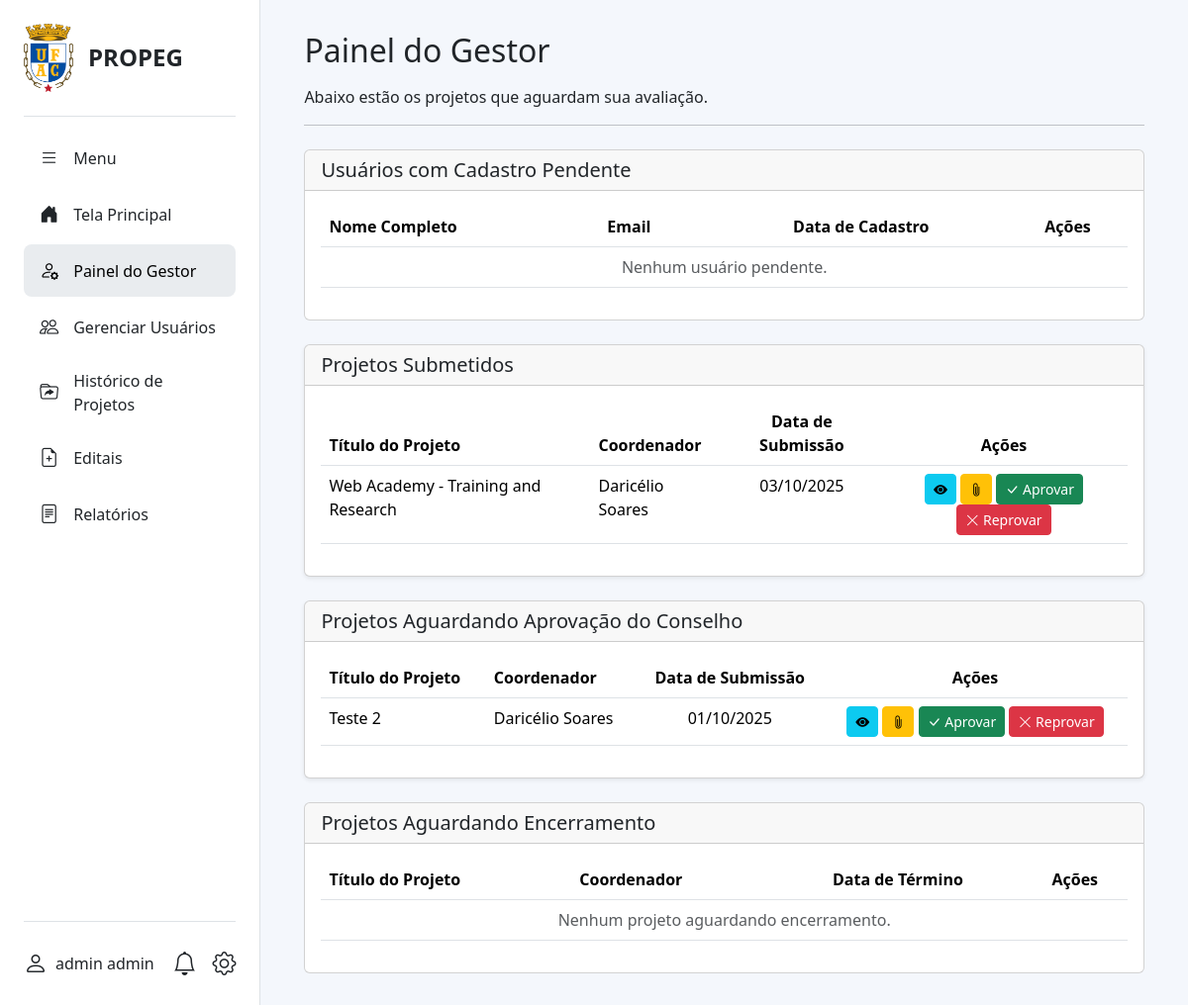
Page /projetos/gestor/dashboard/ (signed in) on the earlier database version.
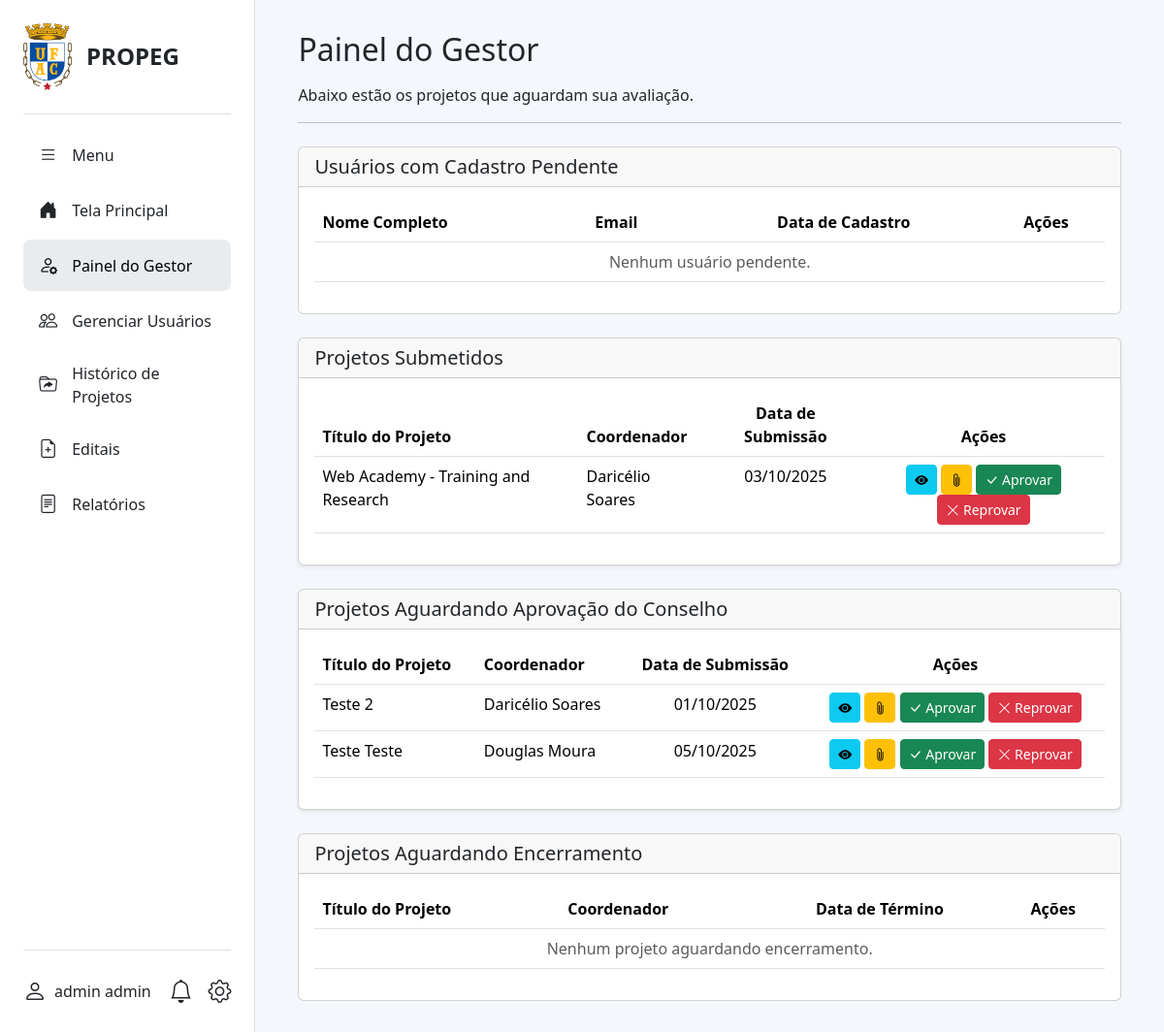
Same page on the later database version.
### projetos_institucionais/models.py (models this page shows, shortened)
class Projeto(models.Model):
    STATUS_CHOICES = [
        ('rascunho', 'Rascunho'),
        ('submetido', 'Submetido'),
        ('aguardando_conselho', 'Aguardando aprovação do conselho'),
        ('aprovado', 'Aprovado'),
        ('reprovado', 'Reprovado'),
        ('em_andamento', 'Em andamento'),
        ('aguardando_encerramento', 'Aguardando Encerramento'),
        ('encerrado', 'Encerrado'),
    ]
    titulo = models.CharField(max_length=255, blank=True, null=True)
    descricao = models.TextField(verbose_name="Descrição", blank=True, null=True)
    resumo = models.TextField(blank=True, null=True)
    introducao = models.TextField(verbose_name="Introdução", blank=True, null=True)
    objetivos = models.TextField(blank=True, null=True)
    metodologia = models.TextField(blank=True, null=True)
    resultados = models.TextField(blank=True, null=True)
    referencias = models.TextField(blank=True, null=True)
    data_inicio = models.DateField(verbose_name="Data de Início", blank=True, null=True)
    data_fim = models.DateField(verbose_name="Data de Fim", blank=True, null=True)
    status = models.CharField(max_length=30, choices=STATUS_CHOICES, default='rascunho')
    valor_fomento = models.DecimalField(max_digits=10, decimal_places=2, null=True, blank=True)
    etica_obrigatoria = models.BooleanField(default=False, verbose_name="Envolve Aspectos Éticos?", blank=True, null=True)
    eh_docente = models.BooleanField(default=False, verbose_name="É docente?", blank=True, null=True)
    eh_pesquisador = models.BooleanField(default=False, verbose_name="É pesquisador?", blank=True, null=True)
    eh_pesquisador_visitante = models.BooleanField(default=False, verbose_name="É pesquisador visitante?", blank=True, null=True)
    coordenador = models.ForeignKey(
        settings.AUTH_USER_MODEL,
        on_delete=models.PROTECT,
        related_name='projetos_coordenados'
    )
    curso = models.ForeignKey(
        CursoGraduacao,
        on_delete=models.SET_NULL,
        null=True,
        blank=True,
        verbose_name="Curso de Graduação"
    )
    centro_lotacao = models.ForeignKey(
        CentroLotacao,
        on_delete=models.PROTECT,
        verbose_name="Centro de Lotação",
        null=True,
        blank=True,
    )
    agencia_financiadora = models.ForeignKey(
        AgenciaFinanciadora,
        on_delete=models.SET_NULL,
        null=True,
        blank=True,
        verbose_name="Agência Financiadora"
    )
    tipo_etica = models.ForeignKey(
        TipoEtico,
        on_delete=models.SET_NULL,
        null=True,
        blank=True,
        verbose_name="Tipo Ético"
    )
    ods = models.ManyToManyField(ODS, blank=True)
    grupos_pesquisa = models.ManyToManyField(
        GrupoPesquisa,
        blank=True,
        verbose_name="Grupos de Pesquisa"
    )
    alunos = models.ManyToManyField(
        settings.AUTH_USER_MODEL,
        through='EquipeProjeto',
        related_name='projetos_participados',
        blank=True
    )
    participa_pos_graduacao = models.BooleanField(default=False, blank=True, null=True, verbose_name="Participa de Programa de Pós-Graduação?")
    programa_pos = models.ForeignKey(
        'ProgramaPos',
        on_delete=models.SET_NULL,
        null=True,
        blank=True,
        verbose_name="Programa de Pós-Graduação"
    )
    palavras_chave = models.CharField(max_length=255, blank=True, null=True, help_text="Separe por vírgulas. Ex.: Tecnologia, Educação, Web")
    parcerias = models.TextField(blank=True, null=True)
    imagem_capa = models.ImageField(
        upload_to='projetos_capas/',
        null=True,
        blank=True,
        verbose_name="Imagem de Capa",
    )
    edital = models.ForeignKey(
        Edital,
        on_delete=models.SET_NULL,
        null=True,
        blank=True,
        related_name='projetos',
        verbose_name="Edital Vinculado"
    )
    class Meta:
        ordering = ['-data_inicio']
        verbose_name = "Projeto"
        verbose_name_plural = "Projetos"

class Usuario(AbstractUser):
    PERFIL_CHOICES = (
        ('coordenador', 'Coordenador'),
        ('aluno', 'Aluno'),
        ('gestor', 'Gestor'),
    )
    STATUS_CHOICES = (
        ('pendente', 'Pendente'),
        ('ativo', 'Ativo'),
        ('inativo', 'Inativo'),
    )
    status = models.CharField(
        max_length=20,
        choices=STATUS_CHOICES,
        default='pendente',
        verbose_name='Status',
    )
    USERNAME_FIELD = 'cpf'
    REQUIRED_FIELDS = ['username', 'first_name', 'last_name', 'email']
    cpf = models.CharField(max_length=14, unique=True, verbose_name="CPF")
    email = models.EmailField(unique=True)
    telefone = models.CharField(max_length=20, blank=True, null=True)
    perfil = models.CharField(max_length=20, choices=PERFIL_CHOICES)
    regime_trabalho = models.CharField(max_length=3, blank=True, null=True, verbose_name="Regime de Trabalho")
    is_active = models.BooleanField(default=False, verbose_name="Ativo", help_text="Marque esta opção para ativar a conta do usuário.")
    curso = models.ForeignKey(
        'CursoGraduacao',
        on_delete=models.SET_NULL,
        null=True,
        blank=True,
        verbose_name="Curso de Graduação",
    )
    endereco = models.OneToOneField(
        'Endereco',
        on_delete=models.SET_NULL,
        null=True,
        blank=True
    )
    titulacao = models.ForeignKey(
        'Titulacao',
        on_delete=models.SET_NULL,
        null=True,
        blank=True,
        verbose_name="Titulação"
    )
    centro_lotacao = models.ForeignKey(
        'CentroLotacao',
        on_delete=models.SET_NULL,
        null=True,
        blank=True,
        verbose_name="Centro de Lotação"
    )
    objects = UsuarioManager()

class Anexo(models.Model):
    TIPO_ANEXO_CHOICES = (
        ('comite_etica', 'Aprovação do Comitê de Ética'),
        ('cronograma', 'Cronograma'),
        ('imagens', 'Figuras, Imagens, etc.'),
        ('projeto_completo', 'Projeto Completo'),
        ('comprovante_aprovacao', 'Comprovante de Aprovação (Gestor)'),
        ('relatorio_submissao', 'Relatório de Submissão (Automático)'),
        ('outro', 'Outro'),
    )
    projeto = models.ForeignKey(
        Projeto,
        on_delete=models.CASCADE,
        related_name='anexos'
    )
    tipo_anexo = models.CharField(
        max_length=50,
        choices=TIPO_ANEXO_CHOICES,
        verbose_name="Tipo de Anexo"
    )
    arquivo = models.FileField(
        upload_to='anexos/%Y/%m/',
        verbose_name="Arquivo"
    )
    descricao = models.CharField(max_length=255, blank=True, null=True, verbose_name="Descrição")
    data_upload = models.DateTimeField(auto_now_add=True)
    class Meta:
        verbose_name = "Anexo"
        verbose_name_plural = "Anexos"

### projetos_institucionais/views.py (the view)
# urls.py: path('gestor/dashboard/', views.gestor_dashboard, name='gestor_dashboard'),
@login_required
@gestor_required
def gestor_dashboard(request):
    projetos_pendentes = Projeto.objects.filter(status='submetido').order_by('data_inicio')
    projetos_aguardando_conselho = Projeto.objects.filter(status='aguardando_conselho').order_by('data_inicio')
    projetos_aguardando_encerramento = Projeto.objects.filter(status='aguardando_encerramento').order_by('data_fim')
    usuarios_pendentes = Usuario.objects.filter(status='pendente', is_active=False).order_by('date_joined')
    contexto = {
        'projetos_pendentes': projetos_pendentes,
        'projetos_aguardando_conselho': projetos_aguardando_conselho,
        'projetos_aguardando_encerramento': projetos_aguardando_encerramento,
        'usuarios_pendentes': usuarios_pendentes,
        'count_projetos_pendentes': projetos_pendentes.count(),
        'count_aguardando_conselho': projetos_aguardando_conselho.count(),
        'count_aguardando_encerramento': projetos_aguardando_encerramento.count(),
        'count_usuarios_pendentes': usuarios_pendentes.count(),
    }
    return render(request, 'projetos_institucionais/gestordashboard.html', contexto)

### projetos_institucionais/context_processors.py (called while the page is built)
def unread_notifications_context(request):
    if request.user.is_authenticated:
        unread_count = Notificacao.objects.filter(destinatario=request.user, lida=False).count()
        return {'unread_notifications_count': unread_count}
    return {}

### templates/projetos_institucionais/gestordashboard.html (shortened to what the changed rows need)
{% extends "base2.html" %}
{% block content %}
<div class="container-fluid">
    <div class="d-flex justify-content-between align-items-center mb-3">
        <h2 class="mb-0">Painel do Gestor</h2>
    </div>
    <div class="card mt-4">
        <div class="card-body">
            <div class="table-responsive">
                <table class="table table-hover">
                    <thead>
                        <tr>
                            <th>Nome Completo</th>
                            <th>Email</th>
                            <th class="text-center">Data de Cadastro</th>
                            <th class="text-center">Ações</th>
                        </tr>
                    </thead>
                </table>
            </div>
        </div>
    </div>
    <div class="card shadow-sm mt-4">
        <div class="card-body">
            <div class="table-responsive">
                <table class="table table-hover">
                    <thead>
                        <tr>
                            <th>Título do Projeto</th>
                            <th>Coordenador</th>
                            <th class="text-center">Data de Submissão</th>
                            <th class="text-center">Ações</th>
                        </tr>
                    </thead>
                    <tbody>
                        {% for projeto in projetos_pendentes %}
                        <tr>
                            <td>{{ projeto.titulo }}</td>
                            <td>{{ projeto.coordenador.get_full_name }}</td>
                            <td class="text-center">{{ projeto.data_inicio|date:"d/m/Y" }}</td>
                            <td class="text-center">
                                <a href="{% url 'projeto_detalhe' pk=projeto.pk %}" class="btn btn-sm btn-info"
                                    title="Ver Detalhes">
                                    <i class="bi bi-eye-fill"></i>
                                </a>
                                <a href="{% url 'anexar_comprovante' pk=projeto.pk %}" class="btn btn-sm btn-warning"
                                    title="Anexar Comprovante">
                                    <i class="bi bi-paperclip"></i>
                                </a>
                                <a href="{% url 'aprovar_projeto' pk=projeto.pk %}"
                                    class="btn btn-sm btn-success btn-confirm-action" data-bs-toggle="modal"
                                    data-bs-target="#confirmationModal" data-action-title="Aprovar Projeto"
                                    data-projeto-titulo="{{ projeto.titulo }}">
                                    <i class="bi bi-check-lg"></i> Aprovar
                                </a>
                                <a href="{% url 'reprovar_projeto' pk=projeto.pk %}"
                                    class="btn btn-sm btn-danger btn-confirm-action" data-bs-toggle="modal"
                                    data-bs-target="#confirmationModal" data-action-title="Reprovar Projeto"
                                    data-projeto-titulo="{{ projeto.titulo }}">
                                    <i class="bi bi-x-lg"></i> Reprovar
                                </a>
                            </td>
                        </tr>
                        {% empty %}
                        <tr>
                            <td colspan="4" class="text-center">Não há projetos pendentes de avaliação no momento.</td>
                        </tr>
                        {% endfor %}
                    </tbody>
                </table>
            </div>
        </div>
    </div>
    <div class="card shadow-sm mt-4">
        <div class="card-body">
            <div class="table-responsive">
                <table class="table table-hover">
                    <thead>
                        <tr>
                            <th>Título do Projeto</th>
                            <th>Coordenador</th>
                            <th class="text-center">Data de Submissão</th>
                            <th class="text-center">Ações</th>
                        </tr>
                    </thead>
                    <tbody>
                        {% for projeto in projetos_aguardando_conselho %}
                        <tr>
                            <td>{{ projeto.titulo }}</td>
                            <td>{{ projeto.coordenador.get_full_name }}</td>
                            <td class="text-center">{{ projeto.anexos.first.data_upload|date:"d/m/Y" }}</td>
                            <td class="text-center">
                                <a href="{% url 'projeto_detalhe' pk=projeto.pk %}" class="btn btn-sm btn-info" title="Ver Detalhes">
                                    <i class="bi bi-eye-fill"></i>
                                </a>
                                <a href="{% url 'anexar_comprovante' pk=projeto.pk %}" class="btn btn-sm btn-warning"
                                    title="Anexar Comprovante">
                                    <i class="bi bi-paperclip"></i>
                                </a>
                                <a href="{% url 'aprovar_projeto' pk=projeto.pk %}"
                                    class="btn btn-sm btn-success btn-confirm-action" data-bs-toggle="modal"
                                    data-bs-target="#confirmationModal" data-action-title="Aprovar Projeto"
                                    data-projeto-titulo="{{ projeto.titulo }}">
                                    <i class="bi bi-check-lg"></i> Aprovar
                                </a>
                                <a href="{% url 'reprovar_projeto' pk=projeto.pk %}"
                                    class="btn btn-sm btn-danger btn-confirm-action" data-bs-toggle="modal"
                                    data-bs-target="#confirmationModal" data-action-title="Reprovar Projeto"
                                    data-projeto-titulo="{{ projeto.titulo }}">
                                    <i class="bi bi-x-lg"></i> Reprovar
                                </a>
                            </td>
                        </tr>
                        {% empty %}
                        <tr>
                            <td colspan="4" class="text-center text-muted">Nenhum projeto aguardando aprovação do conselho.</td>
                        </tr>
                        {% endfor %}
                    </tbody>
                </table>
            </div>
        </div>
    </div>
    <div class="card mt-4">
        <div class="card-body">
            <div class="table-responsive">
                <table class="table table-hover">
                    <thead>
                        <tr>
                            <th>Título do Projeto</th>
                            <th>Coordenador</th>
                            <th class="text-center">Data de Término</th>
                            <th class="text-center">Ações</th>
                        </tr>
                    </thead>
                </table>
            </div>
        </div>
    </div>
</div>
{% endblock %}

Differences in the rows shown:
added Projeto: titulo "Teste Teste", coordenador.get_full_name "Douglas Moura", anexos.first.data_upload "05/10/2025", shown under "Projetos Aguardando Aprovação do Conselho"
